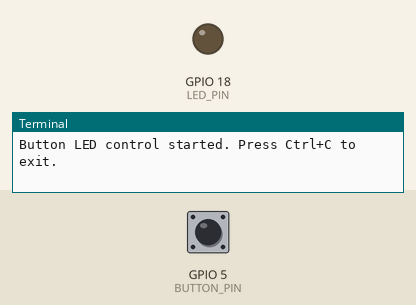
The program below on a simulated Raspberry Pi (BCM pin numbers). Parts: output pins drawn as LEDs (lit = HIGH), the last lines printed to the terminal. The inputs (shaded band) are chosen by the test bench; at power-on: GPIO 5 (BUTTON_PIN) HIGH.

Above: at 1.2 s.
1.3 s: GPIO 5 (BUTTON_PIN) pulled LOW for 0.15 s
At 1.37 s:
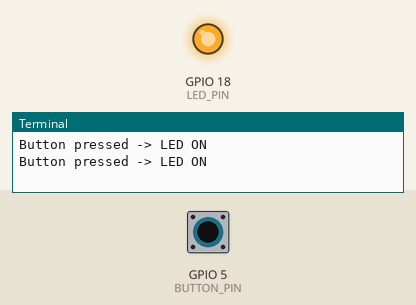
2.9 s: GPIO 5 (BUTTON_PIN) pulled LOW for 3.2 s
At 7.3 s:
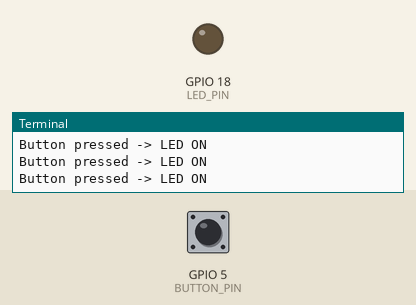
Timing chart, 0 to 8.8 s (numbered marks = the images above; inputs shaded):
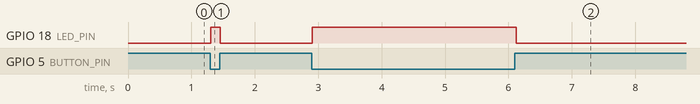

The program:

button_led_control.py
```python
#!/usr/bin/env python3

import time
import RPi.GPIO as GPIO

BUTTON_PIN = 5
LED_PIN = 18


def setup():
    GPIO.setmode(GPIO.BCM)
    GPIO.setup(BUTTON_PIN, GPIO.IN, pull_up_down=GPIO.PUD_UP)
    GPIO.setup(LED_PIN, GPIO.OUT)
    GPIO.output(LED_PIN, GPIO.LOW)


def main():
    setup()
    print("Button LED control started. Press Ctrl+C to exit.")

    try:
        while True:
            button_pressed = GPIO.input(BUTTON_PIN) == GPIO.LOW

            if button_pressed:
                GPIO.output(LED_PIN, GPIO.HIGH)
                print("Button pressed -> LED ON")
            else:
                GPIO.output(LED_PIN, GPIO.LOW)

            time.sleep(0.05)

    except KeyboardInterrupt:
        print("\nStopping program...")

    finally:
        GPIO.cleanup()


if __name__ == "__main__":
    main()
```

Measured:
- after the input at 1.3 s, GPIO 18 (LED_PIN): LOW → HIGH at once, → LOW 0.15 s later
- after the input at 2.9 s, GPIO 18 (LED_PIN): LOW → HIGH at once, → LOW 3.2 s later
